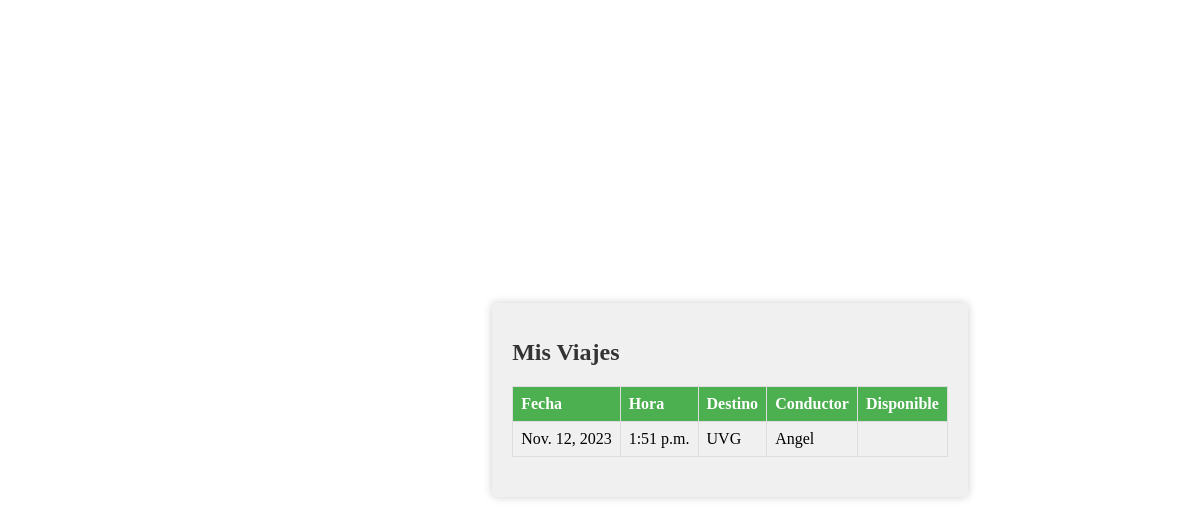
Before: /home/history_travel/ with the older database file.
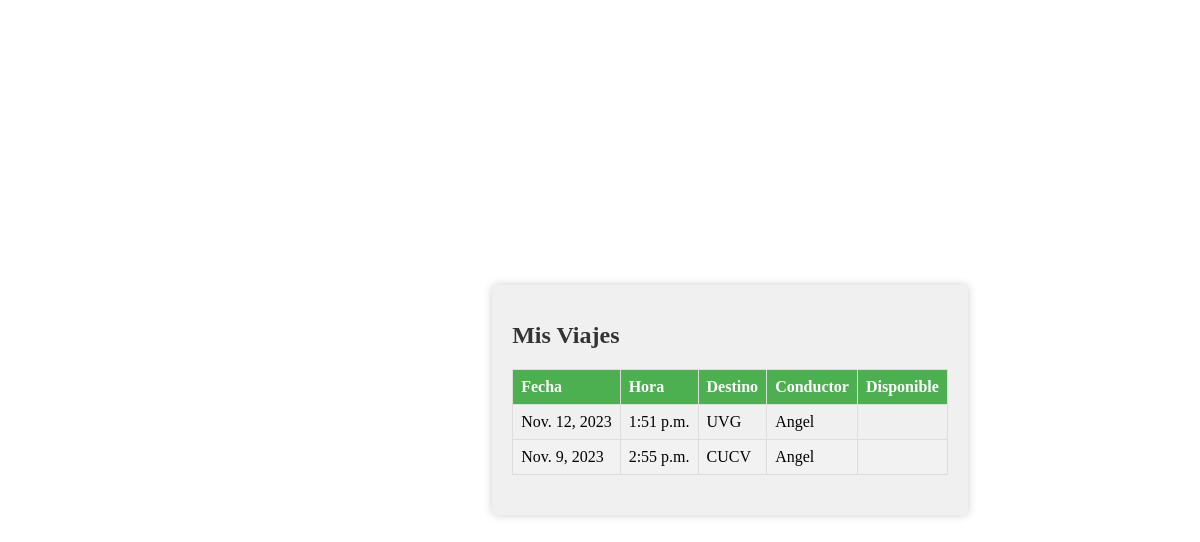
After: the same page with the newer database file.
### home/models.py (models this page shows, shortened)
class Travels(models.Model):
    date = models.DateField()
    time = models.TimeField()
    to = models.CharField(max_length=50)
    driver = models.ForeignKey('login.User', on_delete=models.CASCADE)
    free_seats = models.IntegerField(default=0)
    passengers = models.ManyToManyField('login.User', related_name='passengers')

### login/models.py (models this page shows)
class User(models.Model):
    username = models.CharField(max_length=50)
    password = models.CharField(max_length=50)
    email = models.EmailField(max_length=50)
    phone = models.CharField(max_length=8)
    is_passenger = models.BooleanField(default=True)
    asientos_disponibles = models.IntegerField(default=0)
    car_type = models.CharField(max_length=50, default='None')
    car_branch = models.CharField(max_length=50, default='None')
    car_id = models.CharField(max_length=50, default='None')
    car_color = models.CharField(max_length=50, default='None')
    def __str__(self):
        return self.username

### home/views.py (the view)
# urls.py: path('home/history_travel/', home.views.history_travel, name='history_travel'),
def history_travel(request):
    travels = Travels.objects.all()
    context = {'travels': travels}
    return render(request, 'history_travel.html', context)

### home/templates/history_travel.html (shortened to what this page needs)
{% load static %}
<!DOCTYPE html>
<html lang="en">
<head>
    <link rel="stylesheet" href="{% static 'css/sidebar.css' %}">
</head>
<body>
    <div class="page-content" id="main-content">
        {% if user.is_passanger == 1 %}
            <h1>Viajes Disponibles</h1>
        {% else %}
            <h1>Mis Viajes</h1>
        {% endif %}
        <table>
            <thead>
                <tr>
                    <th>Fecha</th>
                    <th>Hora</th>
                    <th>Destino</th>
                    <th>Conductor</th>
                    <th>Disponible</th>
                </tr>
            </thead>
            <tbody>
                {% for travel in travels %}
                    <tr>
                        <td>{{ travel.date }}</td>
                        <td>{{ travel.time }}</td>
                        <td>{{ travel.to }}</td>
                        <td>{{ travel.driver }}</td>
                        <td>{{ travel.n_disponibles }}</td>
                    </tr>
                {% empty %}
                    <tr>
                        <td colspan="{% if user.is_passanger %}6{% else %}5{% endif %}">No travel history found.</td>
                    </tr>
                {% endfor %}
            </tbody>
        </table>
    </div>

### home/static/css/sidebar.css (style rules this page uses)
.page-content { margin-left: 260px; padding: 20px; }

### home/templates/history_travel.html (style rules this page uses)
body { display: flex; justify-content: center; align-items: center; min-height: 100vh; margin: 0; }
.page-content { padding: 20px; background-color: #f0f0f0; border-radius: 5px; box-shadow: 0 0 10px rgba(0, 0, 0, 0.2); }
.page-content h1 { font-size: 24px; color: #333; }
table { width: 100%; border-collapse: collapse; margin: 20px 0; }
th, td { border: 1px solid #ddd; padding: 8px; text-align: left; }
th { background-color: #4CAF50; color: white; }
tr:nth-child(even) { background-color: #f2f2f2; }

Changed rows visible on the page:
added Travels: date "Nov. 9, 2023", time "2:55 p.m.", to "CUCV", driver "Angel"
